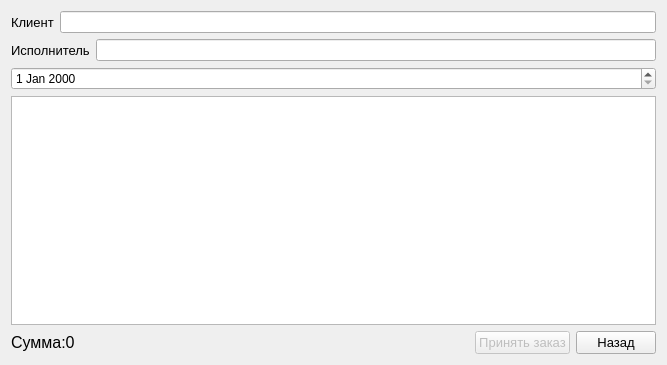
<?xml version="1.0" encoding="UTF-8"?>
<ui version="4.0">
 <class>Form_For_Give_Order</class>
 <widget class="QWidget" name="Form_For_Give_Order">
  <property name="geometry">
   <rect>
    <x>0</x>
    <y>0</y>
    <width>667</width>
    <height>365</height>
   </rect>
  </property>
  <property name="windowTitle">
   <string>Оформление заказа</string>
  </property>
  <layout class="QVBoxLayout" name="verticalLayout">
   <item>
    <layout class="QHBoxLayout" name="horizontalLayout">
     <item>
      <widget class="QLabel" name="label">
       <property name="font">
        <font>
         <pointsize>10</pointsize>
        </font>
       </property>
       <property name="text">
        <string>Клиент</string>
       </property>
      </widget>
     </item>
     <item>
      <widget class="QLineEdit" name="name_client"/>
     </item>
    </layout>
   </item>
   <item>
    <layout class="QHBoxLayout" name="horizontalLayout_2">
     <item>
      <widget class="QLabel" name="label_2">
       <property name="font">
        <font>
         <pointsize>10</pointsize>
        </font>
       </property>
       <property name="text">
        <string>Исполнитель</string>
       </property>
      </widget>
     </item>
     <item>
      <widget class="QLineEdit" name="name_worker"/>
     </item>
    </layout>
   </item>
   <item>
    <widget class="QDateEdit" name="date"/>
   </item>
   <item>
    <widget class="QTableWidget" name="data_services">
     <property name="enabled">
      <bool>true</bool>
     </property>
     <property name="font">
      <font>
       <pointsize>12</pointsize>
      </font>
     </property>
     <property name="mouseTracking">
      <bool>false</bool>
     </property>
     <property name="focusPolicy">
      <enum>Qt::NoFocus</enum>
     </property>
     <property name="contextMenuPolicy">
      <enum>Qt::NoContextMenu</enum>
     </property>
     <property name="layoutDirection">
      <enum>Qt::LeftToRight</enum>
     </property>
     <property name="autoFillBackground">
      <bool>false</bool>
     </property>
     <property name="frameShape">
      <enum>QFrame::StyledPanel</enum>
     </property>
     <property name="frameShadow">
      <enum>QFrame::Plain</enum>
     </property>
     <property name="lineWidth">
      <number>2</number>
     </property>
     <property name="midLineWidth">
      <number>0</number>
     </property>
     <property name="verticalScrollBarPolicy">
      <enum>Qt::ScrollBarAsNeeded</enum>
     </property>
     <property name="sizeAdjustPolicy">
      <enum>QAbstractScrollArea::AdjustIgnored</enum>
     </property>
     <property name="autoScrollMargin">
      <number>20</number>
     </property>
     <property name="editTriggers">
      <set>QAbstractItemView::NoEditTriggers</set>
     </property>
     <property name="tabKeyNavigation">
      <bool>false</bool>
     </property>
     <property name="showDropIndicator" stdset="0">
      <bool>false</bool>
     </property>
     <property name="dragDropOverwriteMode">
      <bool>false</bool>
     </property>
     <property name="selectionMode">
      <enum>QAbstractItemView::SingleSelection</enum>
     </property>
     <property name="selectionBehavior">
      <enum>QAbstractItemView::SelectRows</enum>
     </property>
     <property name="textElideMode">
      <enum>Qt::ElideMiddle</enum>
     </property>
     <property name="verticalScrollMode">
      <enum>QAbstractItemView::ScrollPerItem</enum>
     </property>
     <property name="showGrid">
      <bool>true</bool>
     </property>
     <property name="gridStyle">
      <enum>Qt::SolidLine</enum>
     </property>
     <property name="sortingEnabled">
      <bool>false</bool>
     </property>
     <property name="wordWrap">
      <bool>false</bool>
     </property>
     <property name="cornerButtonEnabled">
      <bool>false</bool>
     </property>
     <attribute name="horizontalHeaderVisible">
      <bool>false</bool>
     </attribute>
     <attribute name="horizontalHeaderCascadingSectionResizes">
      <bool>false</bool>
     </attribute>
     <attribute name="horizontalHeaderDefaultSectionSize">
      <number>150</number>
     </attribute>
     <attribute name="horizontalHeaderHighlightSections">
      <bool>true</bool>
     </attribute>
     <attribute name="horizontalHeaderMinimumSectionSize">
      <number>10</number>
     </attribute>
     <attribute name="horizontalHeaderShowSortIndicator" stdset="0">
      <bool>false</bool>
     </attribute>
     <attribute name="horizontalHeaderStretchLastSection">
      <bool>true</bool>
     </attribute>
     <attribute name="verticalHeaderVisible">
      <bool>false</bool>
     </attribute>
     <attribute name="verticalHeaderCascadingSectionResizes">
      <bool>false</bool>
     </attribute>
     <attribute name="verticalHeaderDefaultSectionSize">
      <number>30</number>
     </attribute>
     <attribute name="verticalHeaderHighlightSections">
      <bool>true</bool>
     </attribute>
     <attribute name="verticalHeaderMinimumSectionSize">
      <number>30</number>
     </attribute>
     <attribute name="verticalHeaderShowSortIndicator" stdset="0">
      <bool>true</bool>
     </attribute>
     <attribute name="verticalHeaderStretchLastSection">
      <bool>false</bool>
     </attribute>
     <column>
      <property name="text">
       <string>КОЛИЧЕСТВО</string>
      </property>
      <property name="font">
       <font>
        <pointsize>12</pointsize>
       </font>
      </property>
      <property name="textAlignment">
       <set>AlignHCenter|AlignVCenter|AlignCenter</set>
      </property>
     </column>
     <column>
      <property name="text">
       <string>ЦЕНА</string>
      </property>
      <property name="font">
       <font>
        <pointsize>12</pointsize>
       </font>
      </property>
      <property name="textAlignment">
       <set>AlignHCenter|AlignVCenter|AlignCenter</set>
      </property>
      <property name="foreground">
       <brush brushstyle="SolidPattern">
        <color alpha="255">
         <red>0</red>
         <green>0</green>
         <blue>0</blue>
        </color>
       </brush>
      </property>
     </column>
     <column>
      <property name="text">
       <string>НАИМЕНОВАНИЕ</string>
      </property>
      <property name="font">
       <font>
        <pointsize>12</pointsize>
        <stylestrategy>PreferAntialias</stylestrategy>
        <kerning>true</kerning>
       </font>
      </property>
      <property name="textAlignment">
       <set>AlignHCenter|AlignVCenter|AlignCenter</set>
      </property>
     </column>
    </widget>
   </item>
   <item>
    <layout class="QHBoxLayout" name="horizontalLayout_3">
     <item>
      <widget class="QLabel" name="cost">
       <property name="font">
        <font>
         <pointsize>12</pointsize>
        </font>
       </property>
       <property name="text">
        <string>Сумма:0</string>
       </property>
      </widget>
     </item>
     <item>
      <spacer name="horizontalSpacer">
       <property name="orientation">
        <enum>Qt::Horizontal</enum>
       </property>
       <property name="sizeHint" stdset="0">
        <size>
         <width>40</width>
         <height>20</height>
        </size>
       </property>
      </spacer>
     </item>
     <item>
      <widget class="QPushButton" name="enter_button">
       <property name="enabled">
        <bool>false</bool>
       </property>
       <property name="font">
        <font>
         <pointsize>10</pointsize>
        </font>
       </property>
       <property name="text">
        <string>Принять заказ</string>
       </property>
      </widget>
     </item>
     <item>
      <widget class="QPushButton" name="back_button">
       <property name="font">
        <font>
         <pointsize>10</pointsize>
        </font>
       </property>
       <property name="text">
        <string>Назад</string>
       </property>
      </widget>
     </item>
    </layout>
   </item>
  </layout>
 </widget>
 <resources/>
 <connections/>
</ui>
